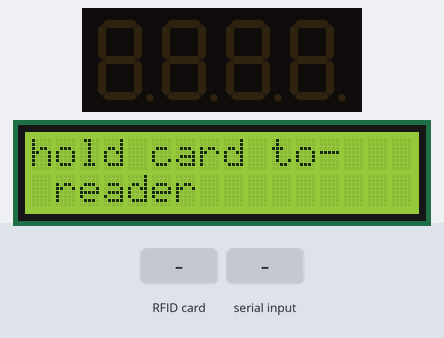
Recording of a program running on a simulated Raspberry Pi (header pin numbers). Shown: 4-digit seven-segment display, 16×2 character LCD. The test bench sets the inputs (shaded band). The RFID card's data blocks start empty; what the program prints to the terminal is not drawn.

Above: at 1.2 s.
1.3 s: RFID card 5E 7A 19 C4 held to the reader
At 2.2 s:
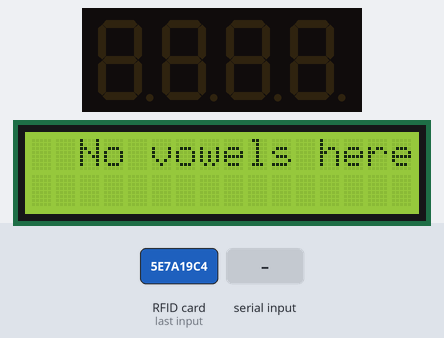
At 2.8 s:
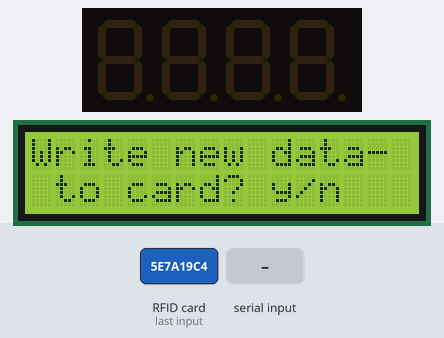
4.0 s: "n" typed at the terminal, then Enter
At 5.9 s:
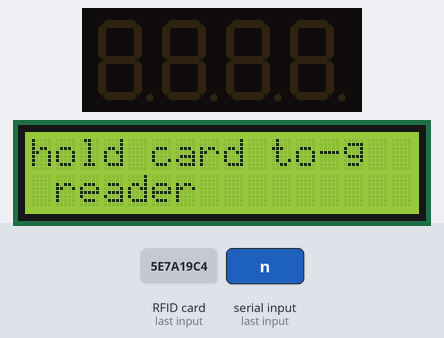
Timing chart, 0 to 7.4 s (numbered marks = the images above; inputs shaded):
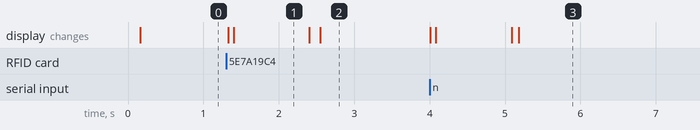

Measured:
- after the input at 1.3 s, the display: first changes at once (image 1 shows a later state)
- after the input at 4.0 s, the display: first changes at once (image 3 shows a later state)
- what the display in image 1 shows lasts 1.0 s, from 1.4 s to 2.4 s

The program:

Read.py
```python
###########################################################
#    Text scrolling, vowel detection and counting program #
#                     Written By: August C.               #
###########################################################

# Imports
from time import sleep
import sys
from SimpleMFRC522 import SimpleMFRC522
import LCD
import re
import math
import tm1637

# Variable initalization
reader = SimpleMFRC522()
tm = tm1637.TM1637(clk=20, dio=21)
clear = [0, 0, 0, 0]
LCD.init(0x27, 1)
LCD.clear()
tm.write(clear)
amt = 0
dis = 0

# Check if a word contains a vowel
def vowelOrConsonant(x):

    if (re.search(".+[aeiou]", x)):
        return True
    elif re.search("^[aeiou]", x):
        return True
    else:
        return False


# update vowel counter for a word
def updateVowelCounterWord(val, amt):
    for i in val:
        if vowelOrConsonant(i):
            amt = amt + 1
            tm.write(clear)
            if amt > 99:
                tm.numbers(amt - amt + 1, amt, color= False)
            else:
                tm.number(amt)

def writeToCard():
    LCD.clear()
    LCD.write(0,0, "What do you-")
    LCD.write(1,1, "want to write?")
    userInput = input("")
    LCD.clear()
    LCD.write(0,0, "Hold to reader")
    reader.write(userInput)
    LCD.clear()
    LCD.write(0,0, "Data written")
    sleep(2)


# Infinite Loop, to print text value of an RFID compatible device, and count the vowels
try:
    print("Check LCD screen for output")
    while True:
        val = "NaN"
        LCD.write(0,0, "hold card to-")
        LCD.write(1,1, "reader")
        id, text = reader.read()
        LCD.clear()
        if vowelOrConsonant(text):
            LCD.write(2, 0, "Contains vowel")
            sleep(1)
            LCD.clear()
            val = text
            valEnd = re.search("\S(?=\s*$)",text)
            newVal = val[:valEnd.end()+1]
            dis = len(newVal) -1
            if dis > 30:
                # Write and clear the screen after displaying new character to imitate scrolling effect
                for i in range(0, dis):
                    LCD.write(0, 0, newVal[i:16+i])
                    if vowelOrConsonant(newVal[i]):
                         amt = amt + 1
                         tm.write(clear)
                         tm.number(amt)
                    sleep(0.8)
                    LCD.clear()
            else:
                if dis < 16:
                    LCD.write(0,0, newVal)
                    updateVowelCounterWord(newVal, amt)
                    sleep(3)
                    LCD.clear()
                else:
                    LCD.write(0, 0, newVal[0:15] + "-")
                    LCD.write(1, 1, newVal[15:])
                    updateVowelCounterWord(newVal, amt)
                    sleep(3)
                    LCD.clear()
        else:
            LCD.write(2, 0, "No vowels here")
            sleep(1)
            LCD.clear()

        LCD.clear()
        LCD.write(0,0, "Write new data-")
        LCD.write(1,1, "to card? y/n")
        choice = input("")
        if choice == "y":
            writeToCard()
        elif choice == "n":
            LCD.clear()
            LCD.write(0,0, "ok, continuing")
            sleep(1)
        else:
            LCD.clear()
            LCD.write(0,0, "invalid input")

except KeyboardInterrupt:
    GPIO.cleanup()
    raise
```

LCD.py
```python
#!/usr/bin/env python3

import time
import smbus

BUS = smbus.SMBus(1)

def write_word(addr, data):
	global BLEN
	temp = data
	if BLEN == 1:
		temp |= 0x08
	else:
		temp &= 0xF7
	BUS.write_byte(addr ,temp)

def send_command(comm):
	# Send bit7-4 firstly
	buf = comm & 0xF0
	buf |= 0x04               # RS = 0, RW = 0, EN = 1
	write_word(LCD_ADDR ,buf)
	time.sleep(0.002)
	buf &= 0xFB               # Make EN = 0
	write_word(LCD_ADDR ,buf)

	# Send bit3-0 secondly
	buf = (comm & 0x0F) << 4
	buf |= 0x04               # RS = 0, RW = 0, EN = 1
	write_word(LCD_ADDR ,buf)
	time.sleep(0.002)
	buf &= 0xFB               # Make EN = 0
	write_word(LCD_ADDR ,buf)

def send_data(data):
	# Send bit7-4 firstly
	buf = data & 0xF0
	buf |= 0x05               # RS = 1, RW = 0, EN = 1
	write_word(LCD_ADDR ,buf)
	time.sleep(0.002)
	buf &= 0xFB               # Make EN = 0
	write_word(LCD_ADDR ,buf)

	# Send bit3-0 secondly
	buf = (data & 0x0F) << 4
	buf |= 0x05               # RS = 1, RW = 0, EN = 1
	write_word(LCD_ADDR ,buf)
	time.sleep(0.002)
	buf &= 0xFB               # Make EN = 0
	write_word(LCD_ADDR ,buf)

def init(addr, bl):
#	global BUS
#	BUS = smbus.SMBus(1)
	global LCD_ADDR
	global BLEN
	LCD_ADDR = addr
	BLEN = bl
	try:
		send_command(0x33) # Must initialize to 8-line mode at first
		time.sleep(0.005)
		send_command(0x32) # Then initialize to 4-line mode
		time.sleep(0.005)
		send_command(0x28) # 2 Lines & 5*7 dots
		time.sleep(0.005)
		send_command(0x0C) # Enable display without cursor
		time.sleep(0.005)
		send_command(0x01) # Clear Screen
		BUS.write_byte(LCD_ADDR, 0x08)
	except:
		return False
	else:
		return True

def clear():
	send_command(0x01) # Clear Screen

def openlight():  # Enable the backlight
	BUS.write_byte(0x27,0x08)
	BUS.close()

def write(x, y, str):
	if x < 0:
		x = 0
	if x > 15:
		x = 15
	if y <0:
		y = 0
	if y > 1:
		y = 1

	# Move cursor
	addr = 0x80 + 0x40 * y + x
	send_command(addr)

	for chr in str:
		send_data(ord(chr))

if __name__ == '__main__':
	init(0x27, 1)
	write(4, 0, 'Hello')
	write(7, 1, 'August!')
```
